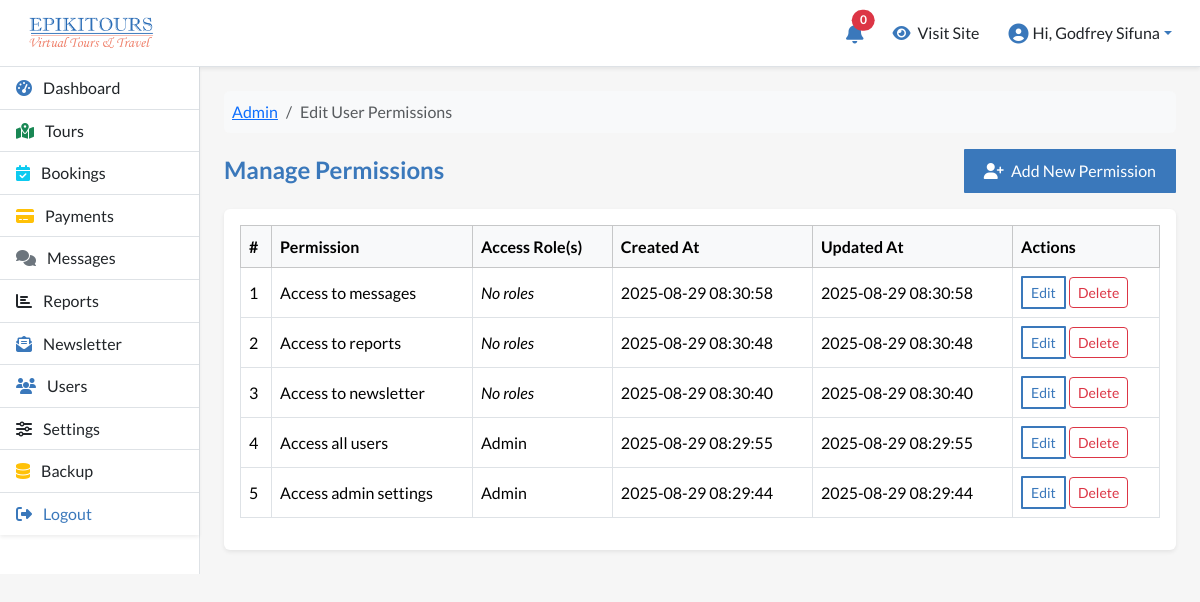
Screenshot of /manage/users/manage-permissions.php (signed in) with the database file from the repository.
### tables this page shows
CREATE TABLE `epi_permissions` (
  `id` int NOT NULL,
  `permission` varchar(100) NOT NULL,
  `created_at` timestamp NOT NULL DEFAULT CURRENT_TIMESTAMP,
  `updated_at` timestamp NOT NULL DEFAULT CURRENT_TIMESTAMP ON UPDATE CURRENT_TIMESTAMP
);

### manage/users/manage-permissions.php (the view, shortened to what this page needs)
<?php
require_once __DIR__ . '/../../config/database.php';
$sql = "
    SELECT
        p.id,
        p.permission,
        p.created_at,
        p.updated_at,
        GROUP_CONCAT(r.role ORDER BY r.role SEPARATOR ', ') AS roles
    FROM epi_permissions p
    LEFT JOIN epi_role_permissions pr ON p.id = pr.permission_id
    LEFT JOIN epi_roles r ON pr.role_id = r.id
    GROUP BY p.id, p.permission, p.created_at, p.updated_at
    ORDER BY p.created_at DESC
";
$permissions = $pdo->query($sql)->fetchAll(PDO::FETCH_ASSOC);
?>
<nav aria-label="breadcrumb">
    <ol class="breadcrumb bg-light p-2 rounded mb-3">
        <li class="breadcrumb-item"><a href="<?= BASE_URL ?>dashboard">Admin</a></li>
        <li class="breadcrumb-item active" aria-current="page">Edit User Permissions</li>
    </ol>
</nav>
<div class="d-flex justify-content-between align-items-center mb-3">
    <h4 class="mb-0">Manage Permissions</h4>
    <a href="create-permission" class="btn btn-primary">
        <i class="fas fa-user-plus me-1"></i> Add New Permission
    </a>
</div>
<div class="card shadow-sm border-0 mb-4">
    <div class="card-body">
        <div class="table-responsive">
            <table class="table table-bordered align-middle table-hover">
                <thead class="table-light">
                    <tr>
                        <th>#</th>
                        <th>Permission</th>
                        <th>Access Role(s)</th>
                        <th>Created At</th>
                        <th>Updated At</th>
                        <th>Actions</th>
                    </tr>
                </thead>
                <tbody>
                    <?php $i = 1; foreach ($permissions as $perm): ?>
                    <tr>
                        <td><?= $i++ ?></td>
                        <td><?= ucfirst(htmlspecialchars($perm['permission'])); ?></td>
                        <td>
                            <?php if (!empty($perm['roles'])): ?>
                                <?php foreach (explode(',', $perm['roles']) as $role): ?>
                                    <?= ucfirst(trim($role)) ?><br>
                                <?php endforeach; ?>
                            <?php else: ?>
                                <em>No roles</em>
                            <?php endif; ?>
                        </td>
                        <td><?= htmlspecialchars($perm['created_at']); ?></td>
                        <td><?= htmlspecialchars($perm['updated_at']); ?></td>
                        <td>
                            <a href="edit-permission.php?id=<?= $perm['id'] ?>"
                               class="btn btn-outline-primary btn-sm px-2 py-1 text-decoration-none">Edit</a>
                            <button type="button"
                                    class="btn btn-outline-danger btn-sm"
                                    data-bs-toggle="modal"
                                    data-bs-target="#deleteModal"
                                    data-permission-id="<?= $perm['id'] ?>"
                                    data-permission-name="<?= htmlspecialchars($perm['permission']) ?>">
                                Delete
                            </button>
                        </td>
                    </tr>
                    <?php endforeach; ?>
                </tbody>
            </table>
        </div>
    </div>
</div>
<?php
include BASE_PATH . 'layouts/admin-layout.php';
?>

### manage/css/custom.css (style rules this page uses)
:root { --primary-color: #3a78bb; --secondary-color: #f3a292; --tertiary-color: #E0F7FA; --white-color: #ffffff; --black-color: #000000; --pale-grey: #f6f6f6; --dark-grey: #333333; }
body { font-family: 'lato', sans-serif; background-color: var(--pale-grey); color: var(--black-color); margin: 0; padding: 0; line-height: 1.6; }
.btn-primary { background-color: var(--primary-color); color: var(--white-color); border: none; padding: 10px 20px; border-radius: 1px; transition: background-color 0.3s ease; }
.btn-outline-primary { border: 2px solid var(--primary-color); color: var(--primary-color); padding: 10px 20px; border-radius: 1px; transition: all 0.3s ease; }
html { scroll-behavior: smooth; }
h4 { font-weight: 600; color: var(--primary-color); }
.bg-light { transition: box-shadow 0.3s ease-in-out; }
.card { transition: transform 0.4s ease-in-out, box-shadow 0.3s ease-in-out; }
.btn-primary { background-color: var(--primary-color); border-color: var(--primary-color); transition: background-color 0.3s ease-in-out, transform 0.2s ease; }
.btn-outline-primary { color: var(--primary-color); border-color: var(--primary-color); transition: background-color 0.3s ease-in-out, color 0.3s ease; }

### rows the page displays
epi_permissions: permission "Access to messages", shows "No roles", created_at "2025-08-29 08:30:58", updated_at "2025-08-29 08:30:58"
epi_permissions: permission "Access to reports", shows "No roles", created_at "2025-08-29 08:30:48", updated_at "2025-08-29 08:30:48"
epi_permissions: permission "Access to newsletter", shows "No roles", created_at "2025-08-29 08:30:40", updated_at "2025-08-29 08:30:40"
epi_permissions: permission "Access all users", role "Admin", created_at "2025-08-29 08:29:55", updated_at "2025-08-29 08:29:55"
epi_permissions: permission "Access admin settings", role "Admin", created_at "2025-08-29 08:29:44", updated_at "2025-08-29 08:29:44"

### other values shown
$unreadCount "0"
$_SESSION['user_name'] "Godfrey Sifuna"
